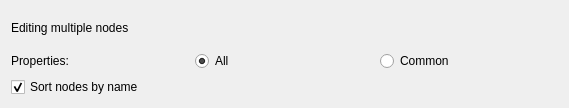
<?xml version="1.0" encoding="UTF-8"?>
<ui version="4.0">
 <class>widgetGridEditControls</class>
 <widget class="QWidget" name="widgetGridEditControls">
  <property name="geometry">
   <rect>
    <x>0</x>
    <y>0</y>
    <width>569</width>
    <height>108</height>
   </rect>
  </property>
  <property name="windowTitle">
   <string>Form</string>
  </property>
  <layout class="QGridLayout" name="gridLayout">
   <item row="0" column="0" colspan="3">
    <widget class="QLabel" name="label">
     <property name="text">
      <string>Editing multiple nodes</string>
     </property>
    </widget>
   </item>
   <item row="1" column="1">
    <widget class="QRadioButton" name="rbAll">
     <property name="text">
      <string>All</string>
     </property>
     <property name="checked">
      <bool>true</bool>
     </property>
    </widget>
   </item>
   <item row="2" column="0" colspan="3">
    <widget class="QCheckBox" name="cbSortByName">
     <property name="text">
      <string>Sort nodes by name</string>
     </property>
     <property name="checked">
      <bool>true</bool>
     </property>
    </widget>
   </item>
   <item row="1" column="2">
    <widget class="QRadioButton" name="rbCommon">
     <property name="text">
      <string>Common</string>
     </property>
    </widget>
   </item>
   <item row="1" column="0">
    <widget class="QLabel" name="label_3">
     <property name="text">
      <string>Properties:</string>
     </property>
    </widget>
   </item>
  </layout>
 </widget>
 <tabstops>
  <tabstop>rbAll</tabstop>
  <tabstop>rbCommon</tabstop>
  <tabstop>cbSortByName</tabstop>
 </tabstops>
 <resources/>
 <connections/>
</ui>
